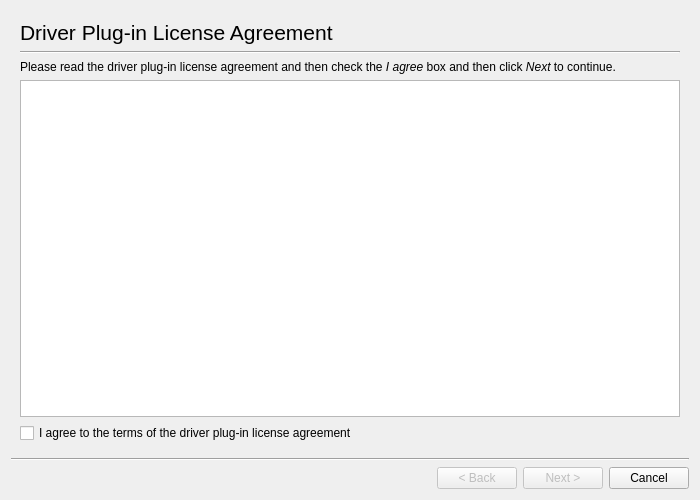
<ui version="4.0" >
 <class>Dialog</class>
 <widget class="QDialog" name="Dialog" >
  <property name="geometry" >
   <rect>
    <x>0</x>
    <y>0</y>
    <width>700</width>
    <height>500</height>
   </rect>
  </property>
  <property name="windowTitle" >
   <string>HP Device Manager - Plug-in Installer</string>
  </property>
  <layout class="QGridLayout" >
   <item row="0" column="0" colspan="5" >
    <widget class="QStackedWidget" name="StackedWidget" >
     <property name="currentIndex" >
      <number>0</number>
     </property>
     <widget class="QWidget" name="page" >
      <layout class="QGridLayout" >
       <item row="0" column="0" >
        <widget class="QLabel" name="label" >
         <property name="font" >
          <font>
           <pointsize>16</pointsize>
          </font>
         </property>
         <property name="text" >
          <string>Driver Plug-in License Agreement</string>
         </property>
        </widget>
       </item>
       <item row="1" column="0" >
        <widget class="Line" name="line" >
         <property name="orientation" >
          <enum>Qt::Horizontal</enum>
         </property>
        </widget>
       </item>
       <item row="2" column="0" >
        <widget class="QLabel" name="label_2" >
         <property name="text" >
          <string>&lt;html>&lt;head>&lt;meta name="qrichtext" content="1" />&lt;style type="text/css">
p, li { white-space: pre-wrap; }
&lt;/style>&lt;/head>&lt;body style=" font-family:'Sans Serif'; font-size:9pt; font-weight:400; font-style:normal;">
&lt;p style=" margin-top:0px; margin-bottom:0px; margin-left:0px; margin-right:0px; -qt-block-indent:0; text-indent:0px;">Please read the driver plug-in license agreement and then check the &lt;span style=" font-style:italic;">I agree&lt;/span> box and then click &lt;span style=" font-style:italic;">Next&lt;/span> to continue.&lt;/p>&lt;/body>&lt;/html></string>
         </property>
         <property name="wordWrap" >
          <bool>true</bool>
         </property>
        </widget>
       </item>
       <item row="3" column="0" >
        <widget class="QTextEdit" name="LicenseTextEdit" >
         <property name="autoFormatting" >
          <set>QTextEdit::AutoAll</set>
         </property>
         <property name="readOnly" >
          <bool>true</bool>
         </property>
         <property name="textInteractionFlags" >
          <set>Qt::NoTextInteraction</set>
         </property>
        </widget>
       </item>
       <item row="4" column="0" >
        <widget class="QCheckBox" name="AgreeCheckBox" >
         <property name="text" >
          <string>I agree to the terms of the driver plug-in license agreement</string>
         </property>
        </widget>
       </item>
      </layout>
     </widget>
    </widget>
   </item>
   <item row="1" column="0" colspan="5" >
    <widget class="Line" name="line_2" >
     <property name="orientation" >
      <enum>Qt::Horizontal</enum>
     </property>
    </widget>
   </item>
   <item row="2" column="1" >
    <spacer>
     <property name="orientation" >
      <enum>Qt::Horizontal</enum>
     </property>
     <property name="sizeHint" >
      <size>
       <width>161</width>
       <height>20</height>
      </size>
     </property>
    </spacer>
   </item>
   <item row="2" column="2" >
    <widget class="QPushButton" name="BackButton" >
     <property name="enabled" >
      <bool>false</bool>
     </property>
     <property name="text" >
      <string>&lt; Back</string>
     </property>
    </widget>
   </item>
   <item row="2" column="3" >
    <widget class="QPushButton" name="NextButton" >
     <property name="enabled" >
      <bool>false</bool>
     </property>
     <property name="text" >
      <string>Next ></string>
     </property>
    </widget>
   </item>
   <item row="2" column="4" >
    <widget class="QPushButton" name="CancelButton" >
     <property name="text" >
      <string>Cancel</string>
     </property>
    </widget>
   </item>
  </layout>
 </widget>
 <resources/>
 <connections>
  <connection>
   <sender>AgreeCheckBox</sender>
   <signal>toggled(bool)</signal>
   <receiver>NextButton</receiver>
   <slot>setEnabled(bool)</slot>
   <hints>
    <hint type="sourcelabel" >
     <x>129</x>
     <y>432</y>
    </hint>
    <hint type="destinationlabel" >
     <x>450</x>
     <y>478</y>
    </hint>
   </hints>
  </connection>
  <connection>
   <sender>NextButton</sender>
   <signal>clicked()</signal>
   <receiver>Dialog</receiver>
   <slot>accept()</slot>
   <hints>
    <hint type="sourcelabel" >
     <x>454</x>
     <y>481</y>
    </hint>
    <hint type="destinationlabel" >
     <x>448</x>
     <y>495</y>
    </hint>
   </hints>
  </connection>
  <connection>
   <sender>CancelButton</sender>
   <signal>clicked()</signal>
   <receiver>Dialog</receiver>
   <slot>reject()</slot>
   <hints>
    <hint type="sourcelabel" >
     <x>556</x>
     <y>476</y>
    </hint>
    <hint type="destinationlabel" >
     <x>556</x>
     <y>495</y>
    </hint>
   </hints>
  </connection>
 </connections>
</ui>
